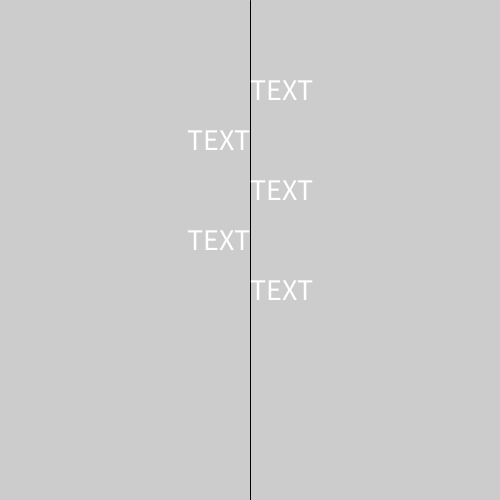
Frame 1 (no input)
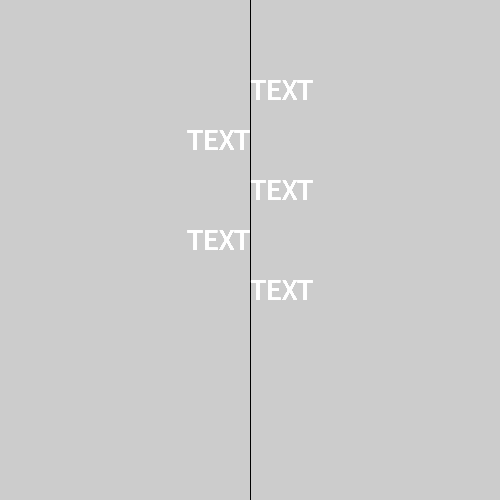
Frame 60 (the mouse pressed at the canvas centre just before this capture)
Frame 120 (the mouse held since frame 60 and released just before this capture): identical to frame 60, image omitted

The Processing sketch that drew these frames (run headless with seeded random() and noise(); from frame 60 on, the mouse is pressed at the canvas centre):

// Processing sketch: sketch_01_Excercise19
// ── sketch_01_Excercise19.pde
void setup(){
  size(500,500);
}
void draw(){
  String s="TEXT";
  float tw;//Text Width
  line(250,0,250,500);
textLeading(50);
textAlign(LEFT);
tw=textWidth(s);
textSize(30);
text(s,250,100);
textAlign(RIGHT);
text(s,250,150);
textAlign(LEFT);
text(s,250,200);
textAlign(RIGHT);
text(s,250,250);
textAlign(LEFT);
text(s,250,300);
}
  
